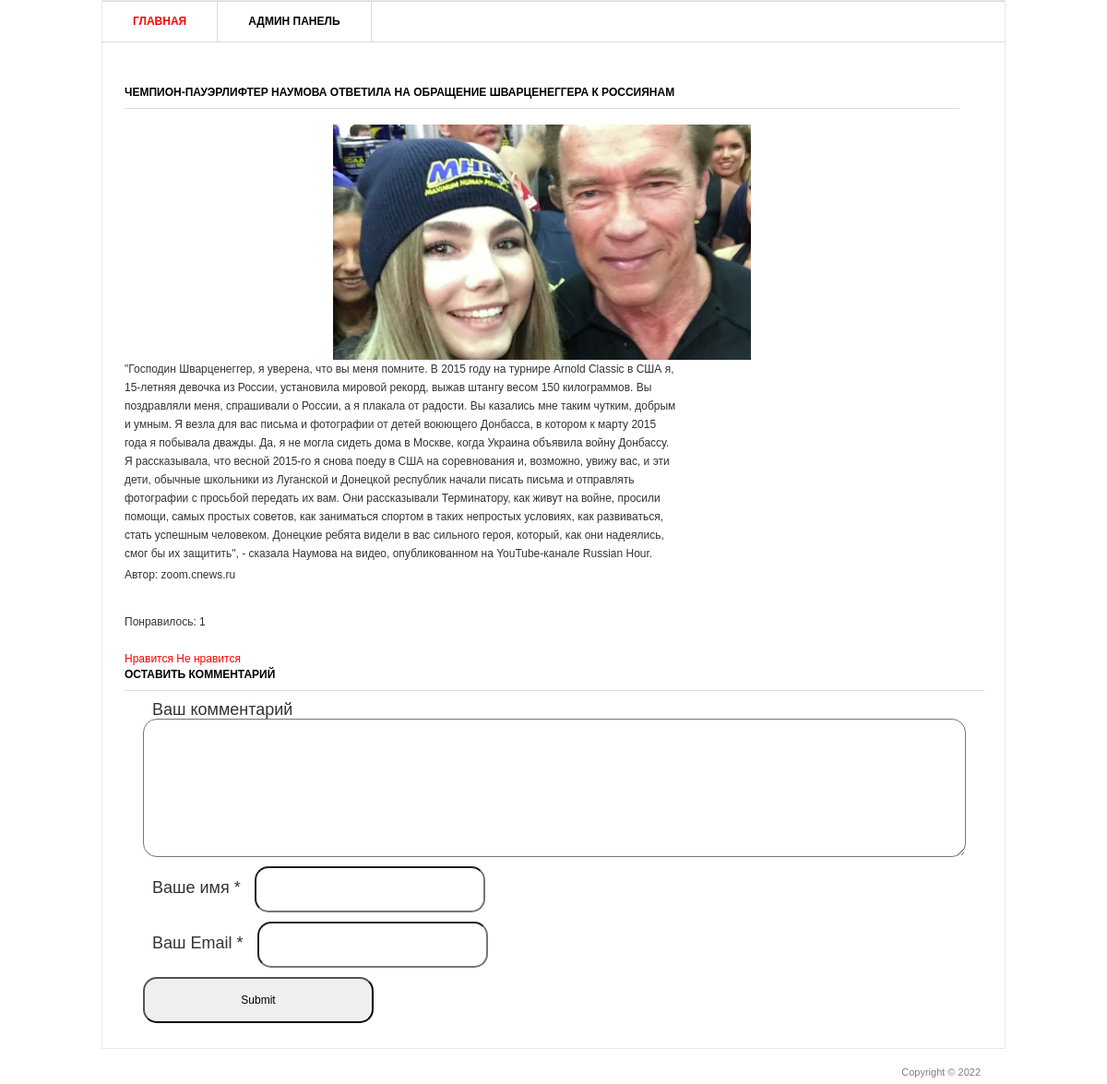
Page /4/ on the committed database.
### blog/models.py (models this page shows, shortened)
class Post(models.Model):
    title = models.CharField('Заголовок записи', max_length=100)
    description = models.TextField('Текст записи')
    author = models.CharField('Имя автора', max_length=100)
    date = models.DateField('Дата публикации')
    img = models.ImageField("Изображение", upload_to='image/%Y')
    class Meta:
        verbose_name = 'Запись'
        verbose_name_plural = 'Записи'

### blog/views.py (the view)
# urls.py: path('<int:pk>/', views.PostDetail.as_view()),
class PostDetail(View):
    def get(self, request, pk):
        post = Post.objects.get(id=pk)
        return render(request, 'blog/blog_detail.html', {'post': post})

### templates/blog/blog_detail.html (shortened to what this page needs)
{% load static %}
<html >
<head>
   <link rel="stylesheet" href="{% static 'css/style.css' %}" type="text/css" media="all" />
</head>
<body>
<div class="shell">
	<div class="border">
		<div id="navigation">
			<ul>
			    <li><a href="/" class="active">Главная</a></li>
			    <li><a href="/admin">Админ панель</a></li>
			</ul>
		</div>
		<div id="main">
   			<div id="content" class="left">
      			<div class="projects">
         			<h3>{{ post.title }}</h3>
                  <p align="center">
                    <img src="{{ post.img.url }}" width="50%"/>
                  </p>
         			<div class="item">
						<div class="text left">
               				<p>{{ post.description }}</p>
               				<p>Автор:  {{ post.author }}</p>
            			</div>
         			</div>
     			 </div>
   			</div>
			<div>
				<br>
				<p>Понравилось: {{ post.likes_set.all.count }}</p>
				<br>
				<a href="{% url 'add_likes' post.id %}">Нравится</a>
				<a href="{% url 'del_likes' post.id %}">Не нравится</a>
			</div>
			<div class="form-comment">
				<h3>Оставить комментарий</h3>
				<div>
					<form action="{% url 'add_comments' post.id %}" method="post">
						<div>
							<label>Ваш комментарий</label>
							<textarea name="text_comments"></textarea>
						</div>
						<div>
							<label>Ваше имя *</label>
							<input type="text" name="name">
						</div>
						<div>
							<label>Ваш Email *</label>
							<input type="email" name="email">
						</div>
						<div><input type="submit"></div>
					</form>
				</div>
			</div>
		</div>
	</div>
	<div id="footer">
		<p class="copy right">Copyright &copy;  2022 </p>
	</div>
</div>
</body>
</html>

### static/css/style.css (style rules this page uses)
* { margin: 0; padding: 0; outline:0; }
body { font-size: 12px; line-height: 20px; font-family: Georgia, Arial, Helvetica, Sans-Serif; color: #333; background: url() repeat 0 0; }
a { color: #ff0000; text-decoration: none; cursor:pointer; }
input, textarea, select { font-family: Arial, Helvetica, sans-serif; font-size:12px; }
textarea { overflow:auto; }
.left, .alignleft { float: left; display: inline; }
.right, .alignright { float: right; display: inline; }
.shell { width: 980px; margin: 0 auto; }
.border { border: 1px solid #e8e8e8; background: #fff; position: relative; }
#navigation { height: 43px; border-top: 1px solid #dbdbdb; border-bottom: 1px solid #dbdbdb; }
#navigation ul { list-style: none; }
#navigation ul li { float: left; height: 43px; border-right: 1px solid #dbdbdb; font-size: 12px; line-height: 43px; font-weight: bold; text-transform: uppercase; }
#navigation ul li a { float: left; height: 43px; color: #000; padding: 0 33px; }
#navigation ul li a:hover, #navigation ul li a.active { color: #ff0000; text-decoration: none; }
#main { width: 932px; padding: 37px 24px 17px 24px; }
#main h3 { font-size: 12px; line-height: 15px; color: #000; text-transform: uppercase; border-bottom: 1px solid #dbdbdb; padding: 0 0 9px 0; }
#content { width: 905px; }
.projects { padding: 10px 0 0 0; }
.projects h3 { margin: 0 0 17px 0; }
.projects .item { margin: 0 0 28px 0; }
.projects .text { width: 600px; }
.projects .text p { padding: 0 0 3px 0; }
#footer { font-family: Arial, sans-serif; font-size: 11px; line-height: 14px; color: #7f7f7f; padding: 18px 27px 20px 38px; }
.form-comment { font-size: 18px; }
.form-comment label { margin: 10px 10px; }
.form-comment input { border-radius: 15px; padding: 15px; height: 50px; width: 250px; }
.form-comment textarea { border-radius: 15px; padding: 15px; height: 150px; width: 100%; resize: vertical; }
.form-comment div { margin: 10px; }

### rows in the picture
Post: title "ЧЕМПИОН-ПАУЭРЛИФТЕР НАУМОВА ОТВЕТИЛА НА ОБРАЩЕНИЕ ШВАРЦЕНЕГГЕРА К РОССИЯНАМ", img (picture), description "\"Господин Шварценеггер, я уверена, что вы меня помните. В 2015 году на турнире Arnold Classic в США я, 15-летняя девочка из России, установила мировой рекорд, выжав штангу весом 150 килограммов. Вы поздравляли меня, спрашивали о России, а я плакала от радости. Вы казались мне таким чутким, добрым и умным. Я везла для вас письма и фотографии от детей воюющего Донбасса, в котором к марту 2015 года я побывала дважды. Да, я не могла сидеть дома в Москве, когда Украина объявила войну Донбассу. Я рассказывала, что весной 2015-го я снова поеду в США на соревнования и, возможно, увижу вас, и эти дети, обычные школьники из Луганской и Донецкой республик начали писать письма и отправлять фотографии с…", author "zoom.cnews.ru", likes_set.all.count "1"
